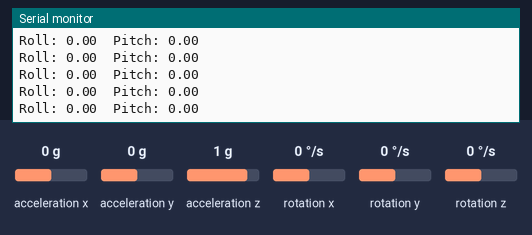
Bench run of a sketch on a simulated Arduino Uno, built with avr-gcc and run on an emulated ATmega328P. On the bench: the last lines printed to the serial monitor. The test bench sets the inputs (shaded band); at power-on: acceleration x 0 g, acceleration y 0 g, rotation x 0 °/s, rotation y 0 °/s, acceleration z 1 g, rotation z 0 °/s.

Above: at 2.2 s.
2.3 s: acceleration x set to -1.4 g
At 3.2 s:
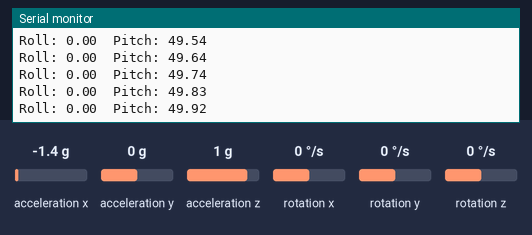
3.8 s: acceleration y set to -1.4 g
At 4.6 s:
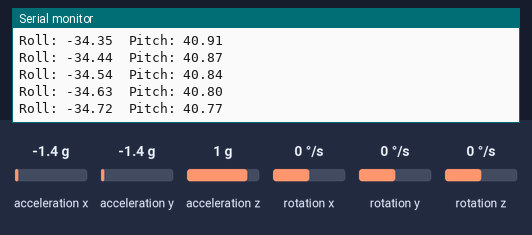
5.3 s: rotation x set to -192 °/s
At 6.0 s:
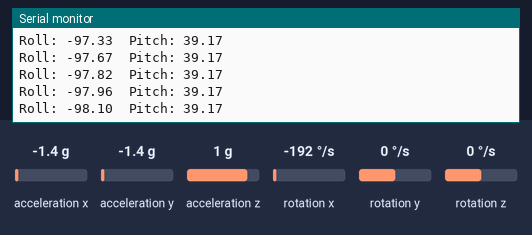
8.3 s: acceleration y set to 0 g
At 9.0 s:
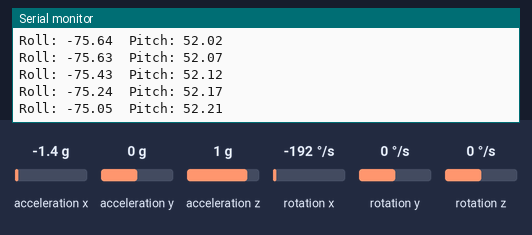
11.3 s: rotation x set to 100 °/s
At 12.4 s:
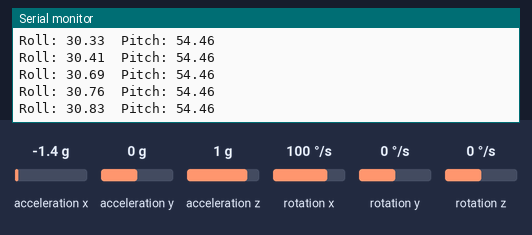
14.3 s: rotation y set to -192 °/s
At 14.9 s:
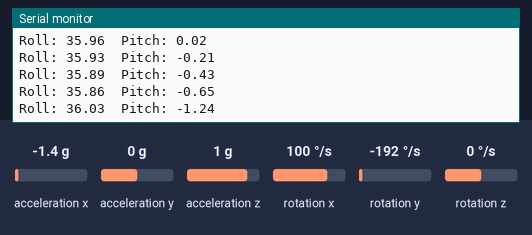
Timing chart, 0 to 17.3 s (numbered marks = the images above; inputs shaded):
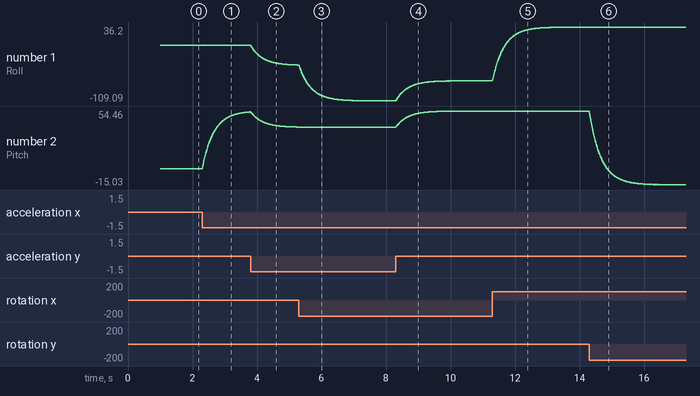

The sketch:

IMU_newlogic.ino
```cpp
#include <Wire.h>
#include <MPU9250.h>

MPU9250 mpu;

float accRoll, accPitch;
float roll = 0.0, pitch = 0.0;
float alpha = 0.98;          // Weight for gyro in complementary filter
unsigned long lastTime = 0;  // For computing dt

void setup() {
  Serial.begin(115200);
  Wire.begin();

  mpu.setup(0x68);

  //if(!mpu.setup(0x68)) { // change to 0x69 if your MPU9250 uses that address
   // Serial.println("MPU9250 connection failed!");
    //while (1);
  //}

  // Wait for sensor to stabilize
  delay(1000);
  lastTime = millis();
}

void loop() {
  if (mpu.update()) {
    // Time delta (in seconds)
    unsigned long now = millis();
    float dt = (now - lastTime) / 1000.0;
    lastTime = now;

    // --- Get accelerometer-based roll and pitch ---
    float ax = mpu.getAccX();
    float ay = mpu.getAccY();
    float az = mpu.getAccZ();

    accRoll  = atan2(ay, sqrt(ax * ax + az * az)) * 180.0 / PI;
    accPitch = atan2(-ax, sqrt(ay * ay + az * az)) * 180.0 / PI;

    // --- Get gyroscope angular velocity ---
    float gx = mpu.getGyroX();  // degrees/sec
    float gy = mpu.getGyroY();

    // --- Complementary Filter ---
    roll  = alpha * (roll + gx * dt) + (1 - alpha) * accRoll;
    pitch = alpha * (pitch + gy * dt) + (1 - alpha) * accPitch;

    // --- Output ---
    Serial.print("Roll: ");
    Serial.print(roll);
    Serial.print("  Pitch: ");
    Serial.println(pitch);
  }
}
```

Measured:
- after the input at 2.3 s, the serial monitor: prints a new line at once (image 1)
- plotted number 2: 0 → 53.6 after the input at 2.3 s
